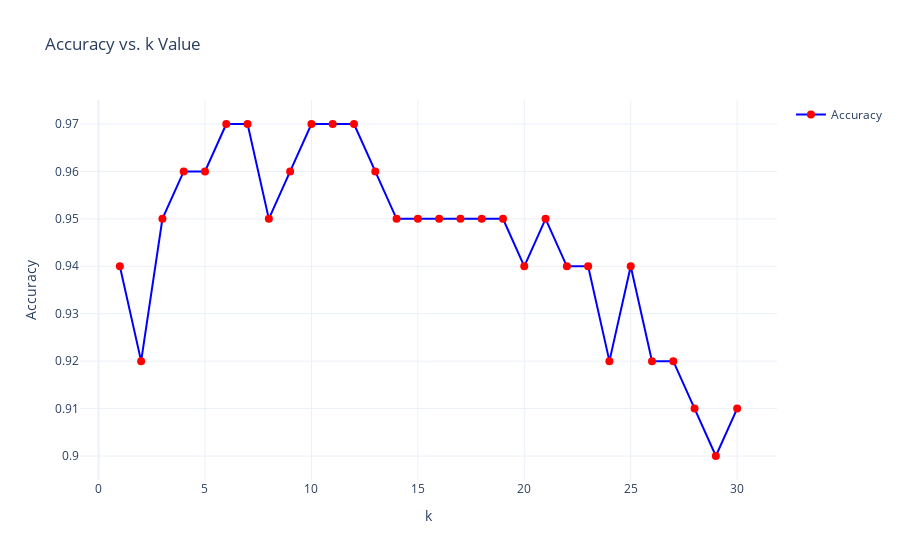

Notebook source saved alongside this figure:
### Markdown cell above
Below we will use the cross validation to split the data into 3 parts, training part, validation part, predict part using the test data. Here we are using 5 fold meaning we will split the data into 5 part, using 4 parts for training and remaining 5th part for testing it.

### Code cell
k_values = range(1, 31)
cv_accuracies = []

for k in k_values:
    knn = KNeighborsClassifier(n_neighbors=k)
    scores = cross_val_score(knn, X, y, cv=5, scoring='accuracy')
    cv_accuracies.append(scores.mean())  # lets use the mean accuracy across folds

# Now for the plotting part to see the accuracy for different k values
fig = go.Figure()

# lets add some traces
fig.add_trace(
    go.Scatter(
        x=list(k_values),
        y=cv_accuracies,
        mode='lines+markers',
        name='Accuracy',
        line=dict(color='blue', width=2),
        marker=dict(size=8, color='red')
    )
)

fig.update_layout(
    title='Accuracy vs. k Value',
    xaxis_title='k',
    yaxis_title='Accuracy',
    template='plotly_white',
    #hovermode='x unified',
    dragmode=False,
    hovermode=False,
    showlegend=True
)

fig.show()

### Figure 1 — Plotly figure (JSON) as saved in the notebook; plotly's stock layout.template omitted (floating-point values rounded to 4 significant figures)
{"data": [{"line": {"color": "blue", "width": 2}, "marker": {"color": "red", "size": 8}, "mode": "lines+markers", "name": "Accuracy", "type": "scatter", "x": [1, 2, 3, 4, 5, 6, 7, 8, 9, 10, 11, 12, 13, 14, 15, 16, 17, 18, 19, 20, 21, 22, 23, 24, 25, 26, 27, 28, 29, 30], "y": [0.94, 0.92, 0.95, 0.96, 0.96, 0.97, 0.97, 0.95, 0.96, 0.97, 0.97, 0.97, 0.96, 0.95, 0.95, 0.95, 0.95, 0.95, 0.95, 0.94, 0.95, 0.94, 0.94, 0.92, 0.94, 0.92, 0.92, 0.91, 0.9, 0.91]}], "layout": {"autosize": true, "dragmode": false, "hovermode": false, "showlegend": true, "title": {"text": "Accuracy vs. k Value"}, "xaxis": {"autorange": true, "range": [-0.8139, 31.81], "title": {"text": "k"}, "type": "linear"}, "yaxis": {"autorange": true, "range": [0.8936, 0.9764], "title": {"text": "Accuracy"}, "type": "linear"}}}
